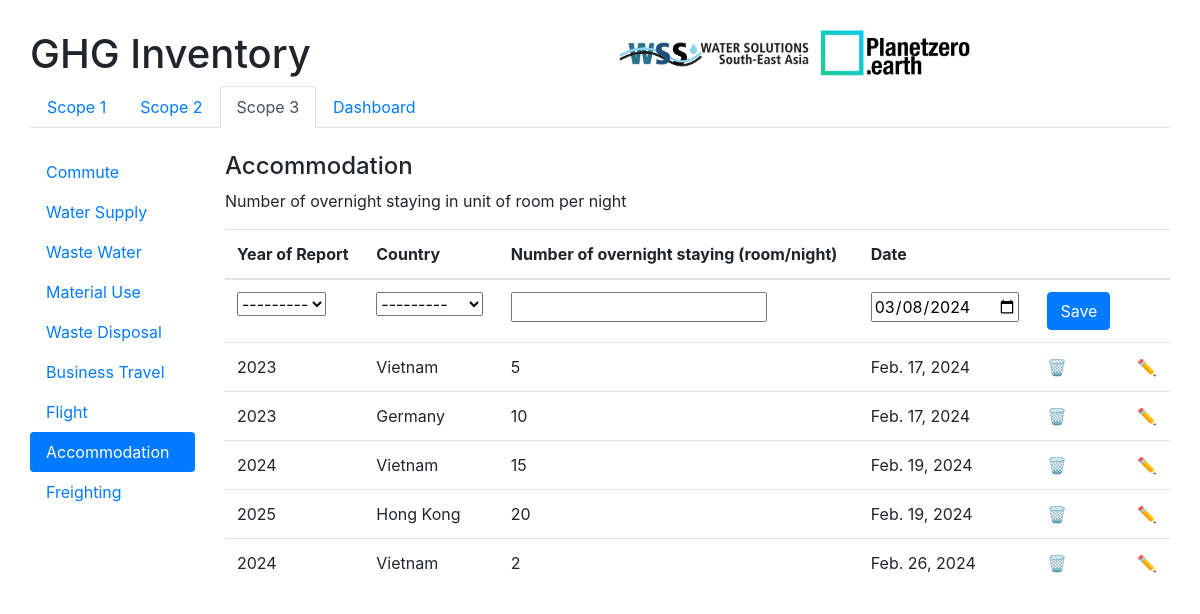
The page /ghg/scope3/accommodation/ on the database its author committed.
### ghg_inventory/models.py (models this page shows)
class Accommodation(models.Model):
    inventory_year = models.ForeignKey(Inventory_Year, on_delete=models.CASCADE)
    ACCOMMODATION_CHOICES = [
        ('Vietnam', 'Vietnam'),
        ('Germany', 'Germany'),
        ('Hong Kong', 'Hong Kong'),
        ('Singapore', 'Singapore'),
        ('Thailand', 'Thailand'),
        ('Malaysia', 'Malaysia'),
    ]
    country = models.CharField(max_length=40, choices=ACCOMMODATION_CHOICES)
    night = models.IntegerField(validators=[MinValueValidator(0)])
    date = models.DateField()
    emission = models.FloatField()

class Inventory_Year(models.Model):
    year_choices = [(year, year) for year in range(2023, 2030)]
    year = models.IntegerField(choices=year_choices)
    def __str__(self):
        return str(self.year)

### ghg_inventory/views.py (the view, shortened to what this page needs)
# urls.py: path('scope3/accommodation/', views.accommodation, name='accommodation'),
def accommodation(request):
    accommodation = Accommodation_Form(prefix='accommodation')
    accommodations = Accommodation.objects.all()
    context_accommodation = {'accommodation': accommodation, 'accommodations': accommodations}
    return render(request, 'ghg_inventory/scope3_accommodation.html', context_accommodation)

### ghg_inventory/forms.py
class Accommodation_Form(forms.ModelForm):
    class Meta:
        model = Accommodation
        fields = ['inventory_year', 'country',  'night', 'date']
        widgets = {
            'date': forms.DateInput(attrs={'type': 'date', 'value': timezone.now().date()}),
        }

### ghg_inventory/templates/ghg_inventory/scope3_accommodation.html (shortened to what this page needs)
{% extends 'ghg_inventory/base_scope3.html' %}
{% block content %}
    <div class="row">
        <div class="col-2">
            <ul class="nav nav-pills flex-column">
                <li class="nav-item">
                    <a class="nav-link " href="{% url 'commute' %}">Commute</a>
                </li>
                <li class="nav-item">
                    <a class="nav-link "  href="{% url 'water' %}">Water Supply</a>
                </li>
                <li class="nav-item">
                    <a class="nav-link " href="{% url 'wastewater' %}">Waste Water</a>
                </li>
                <li class="nav-item">
                    <a class="nav-link"  href="{% url 'material' %}">Material Use</a>
                </li>
                <li class="nav-item">
                    <a class="nav-link "  href="{% url 'disposal' %}">Waste Disposal</a>
                </li>
                <li class="nav-item">
                    <a class="nav-link "  href="{% url 'travel' %}">Business Travel</a>
                </li>
                <li class="nav-item">
                    <a class="nav-link "  href="{% url 'flight' %}"> Flight </a>
                </li>
                <li class="nav-item">
                    <a class="nav-link active "  href="{% url 'accommodation' %}">Accommodation</a>
                </li>
                <li class="nav-item">
                    <a class="nav-link "  href="{% url 'freighting' %}">Freighting</a>
                </li>
            </ul>
        </div>
        <div class="col">
            <h4> Accommodation</h4>
            <p>Number of overnight staying in unit of room per night</p>
            <form method="post">
            <table class="table table-hover">
                <thead>
                    <tr>
                        <th>Year of Report</th>
                        <th>Country</th>
                        <th>Number of overnight staying (room/night)</th>
                        <th>Date </th>
                        <th></th>
                        <th></th>
                    </tr>
                </thead>
                <tbody>
                    <tr>
                        <td> {{ accommodation.inventory_year }} </td>
                        <td>{{ accommodation.country}}</td>
                        <td>{{ accommodation.night}}</td>
                        <td>{{ accommodation.date}}</td>
                        <td><button type="submit" class="btn btn-primary">Save</button></td>
                        <td></td>
                    </tr>
                        {% for item in accommodations %}
                            <tr>
                                <td>{{ item.inventory_year }}</td>
                                <td>{{ item.country}}</td>
                                <td>{{ item.night}}</td>
                                <td>{{ item.date}}</td>
                                <td><a href="{% url 'accommodation_delete' item.id %}">🗑️</a></td>
                                <td><a href="{% url 'accommodation_update' item.id %}">✏️</a></td>
                            </tr>
                        {% endfor %}
                </tbody>
            </table>
            </form>
        </div>
    </div>
{% endblock %}

### rows shown on the page
Accommodation: inventory_year "2023", country "Vietnam", night "5", date "Feb. 17, 2024"
Accommodation: inventory_year "2023", country "Germany", night "10", date "Feb. 17, 2024"
Accommodation: inventory_year "2024", country "Vietnam", night "15", date "Feb. 19, 2024"
Accommodation: inventory_year "2025", country "Hong Kong", night "20", date "Feb. 19, 2024"
Accommodation: inventory_year "2024", country "Vietnam", night "2", date "Feb. 26, 2024"
